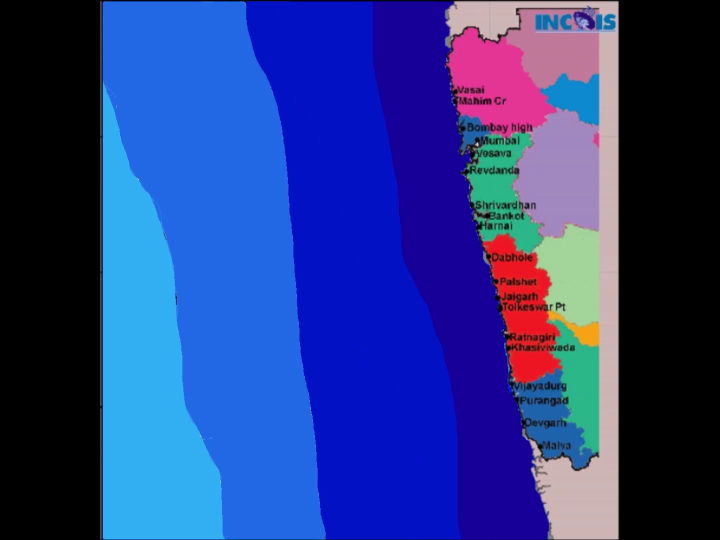
#> input picture frame 21 of Tsunami_MH.mp4, 1440 x 1080 px (shown at 1/2 size)
$ python 1.py
#> lines starting #> are read from the running program, lines starting #| are printed output that depends on the picture; after the words box and inside, x2 and y2 are one past the last pixel; in counts of white or black regions, pixels touching at a corner belong together
import cv2
import numpy as np
# Choose the colors you want to detect
# lower and upper bounds for each color (HSV)


def playAudio():
    import pyaudio
    import wave

    filename = 'Bhago bhago Ft. SHAH RUKH KHAN.wav'

    # Set chunk size of 1024 samples per data frame
    chunk = 1024

    # Open the sound file
    wf = wave.open(filename, 'rb')

    # Create an interface to PortAudio
    p = pyaudio.PyAudio()

    # Open a .Stream object to write the WAV file to
    # 'output = True' indicates that the sound will be played rather than recorded
    stream = p.open(format = p.get_format_from_width(wf.getsampwidth()),
                    channels = wf.getnchannels(),
                    rate = wf.getframerate(),
                    output = True)

    # Read data in chunks
    data = wf.readframes(chunk)

    # Play the sound by writing the audio data to the stream
    while data != '':
        stream.write(data)
        data = wf.readframes(chunk)

    # Close and terminate the stream
    stream.close()
    p.terminate()

lower1 = {'red': (166, 84, 141), 'green': (66, 122, 129), 'blue': (97, 100, 117), 'yellow': (23, 59, 119), 'orange': (0, 50, 80)}
upper1 = {'red': (186, 255, 255), 'green': (86, 255, 255), 'blue': (117, 255, 255), 'yellow': (54, 255, 255), 'orange': (20, 255, 255)}
sound=False
# initialize capture device
camera = cv2.VideoCapture('Tsunami_MH.mp4')

# define range of colors in HSV
colors = {'red': (166, 84, 141), 'green': (66, 122, 129), 'blue': (97, 100, 117), 'yellow': (23, 59, 119), 'orange': (0, 50, 80)}

# color detection loop
while True:
    # get current frame
    try:
        (grabbed, frame) = camera.read()
#> frame is the input picture: shape (1080, 1440, 3); mean B, G, R 136.5, 59.2, 40

        # convert frame to HSV color space
        hsv = cv2.cvtColor(frame, cv2.COLOR_BGR2HSV)
#> hsv: shape (1080, 1440, 3); mean H, S, V 80.1, 147.6, 144
        cv2.imshow("Main Frame",frame)
        # for each color in colors
        numpy_vertical = []
        for key, value in colors.items():
            # create NumPy arrays from the boundaries

            lower = np.array(list(lower1[key]))
            upper = np.array(list(upper1[key]))
            # find the colors within the specified boundaries

            mask = cv2.inRange(hsv, lower, upper)
            yellow_lower=lower1["yellow"]
            yellow_upper=upper1["yellow"]
            yellow_mask = cv2.inRange(hsv, yellow_lower, yellow_upper)
            yellow=cv2.bitwise_and(frame,frame,mask=yellow_mask)
            yellow_ratio=(cv2.countNonZero(yellow_mask))/(frame.size/7)
            if(yellow_ratio>0.30):
                if(sound==False):
                    playAudio()
                print("Tsunami Alert")
                sound=True
            # show the images
            cv2.imshow(key + ' mask', mask)
#> this loop made 5 passes
#> pass 1, `mask = cv2.inRange(hsv, lower, upper)`:
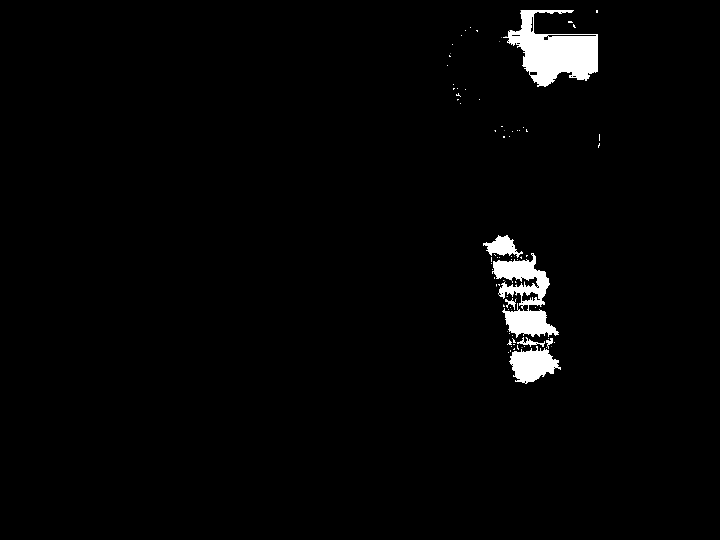
#> mask: shape (1080, 1440) (shown at 1/2 size); 2.1% white; 89 white regions (72 under 20 px), largest, box (x1, y1, x2, y2) and area: (1006, 20, 1196, 174) 15179, (984, 506, 1118, 676) 10135, (1018, 692, 1122, 768) 4735
#> pass 1, `yellow_mask = cv2.inRange(hsv, yellow_lower, yellow_upper)`:
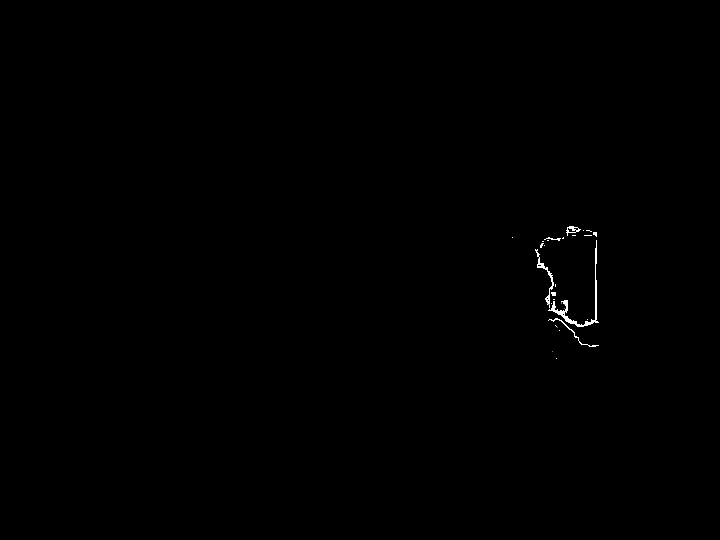
#> yellow_mask: shape (1080, 1440) (shown at 1/2 size); 0.2% white; 34 white regions (25 under 20 px), largest, box (x1, y1, x2, y2) and area: (1097, 480, 1198, 654) 1519, (1070, 498, 1108, 608) 613, (1096, 636, 1198, 694) 348
#> pass 2, `mask = cv2.inRange(hsv, lower, upper)`:
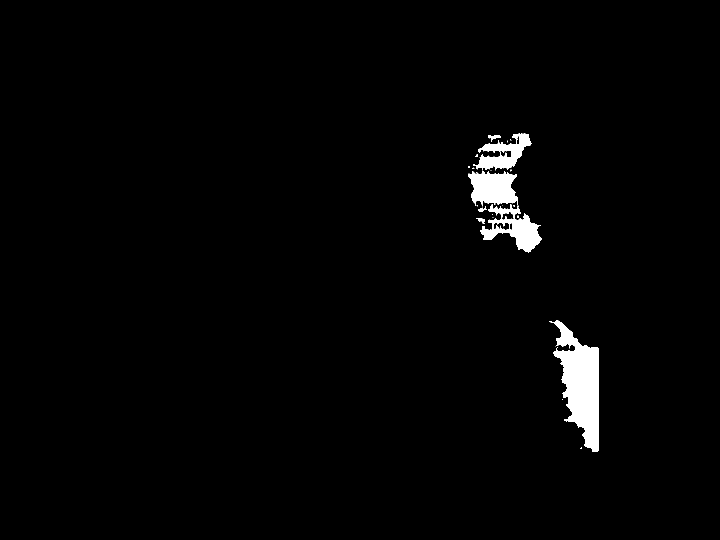
#> mask: shape (1080, 1440) (shown at 1/2 size); 1.8% white; 43 white regions (35 under 20 px), largest, box (x1, y1, x2, y2) and area: (1098, 640, 1198, 904) 13549, (936, 342, 1036, 413) 5086, (960, 409, 1084, 506) 5085

        # if the 'q' key is pressed, stop the loop
        if cv2.waitKey(25) & 0xFF == ord("q"):
#> (key q is pressed here)
            break
    except:
        pass
# cleanup
camera.release()
cv2.destroyAllWindows()

$ run again, starting later in the video
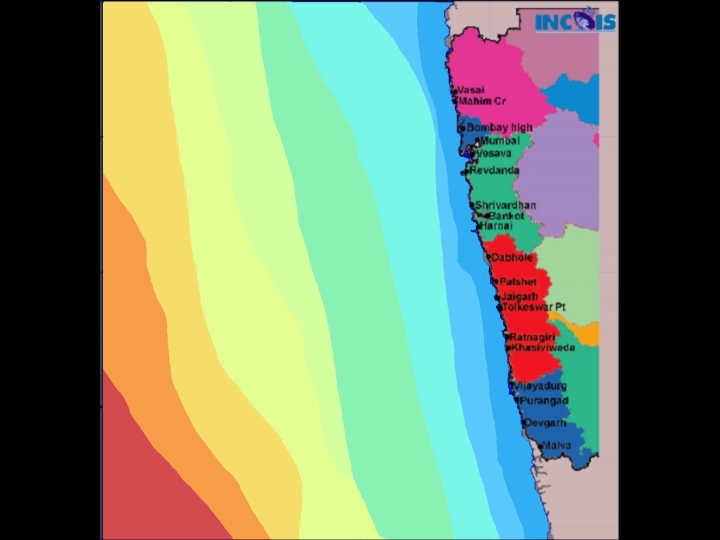
#> input picture frame 94 of Tsunami_MH.mp4, 1440 x 1080 px (shown at 1/2 size)
#> frame is the input picture: shape (1080, 1440, 3); mean B, G, R 113.5, 141.1, 121.9
#> hsv: shape (1080, 1440, 3); mean H, S, V 53.2, 94.4, 165.2

$ run again, starting later in the video
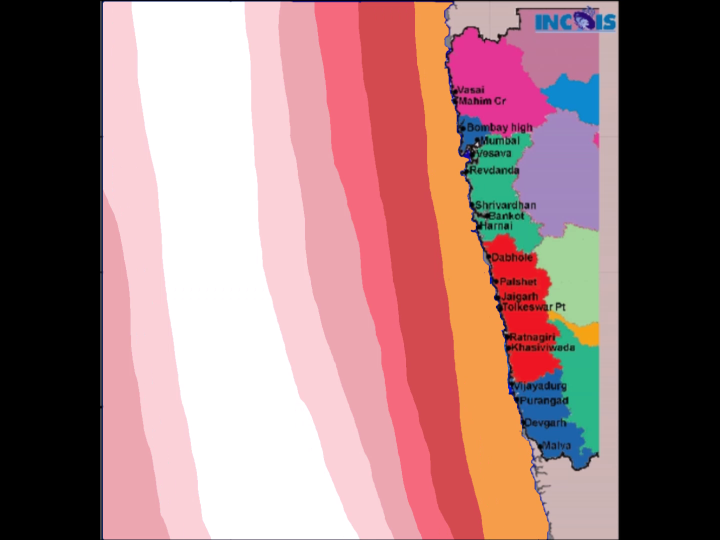
#> input picture frame 168 of Tsunami_MH.mp4, 1440 x 1080 px (shown at 1/2 size)
#> frame is the input picture: shape (1080, 1440, 3); mean B, G, R 122.1, 121.2, 157.2
#> hsv: shape (1080, 1440, 3); mean H, S, V 77.1, 63.1, 164
#> the loop `for key, value in colors.items():` made 5 passes
#> pass 1, `mask = cv2.inRange(hsv, lower, upper)`:
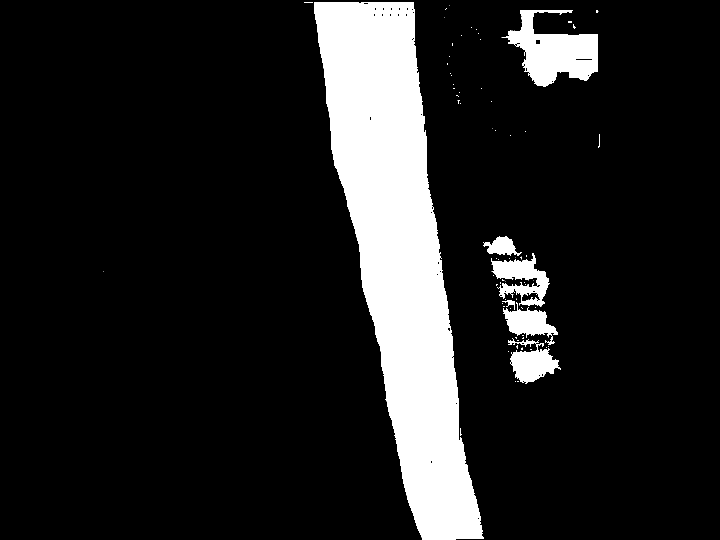
#> mask: shape (1080, 1440) (shown at 1/2 size); 13.4% white; 82 white regions (70 under 20 px), largest, box (x1, y1, x2, y2) and area: (628, 4, 968, 1079) 174957, (1003, 20, 1196, 174) 15420, (982, 506, 1100, 614) 6016
